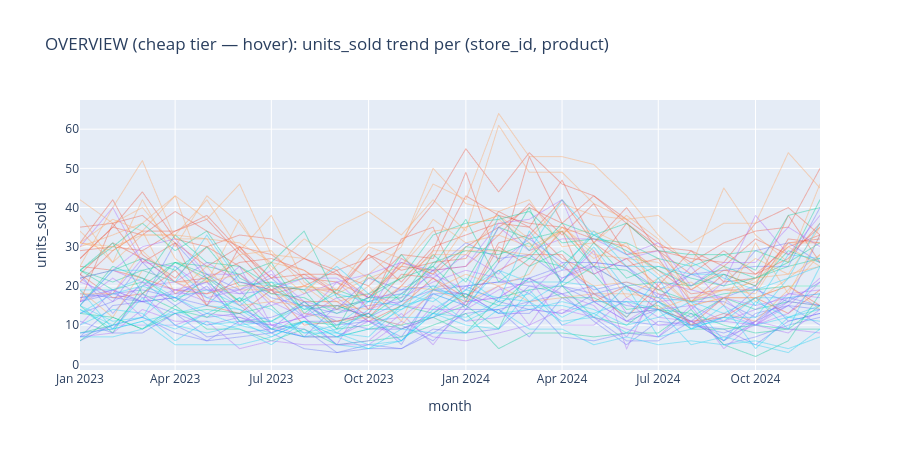

Notebook code cell kept with this figure:
### Code cell
# --- Part B: drill-down with context preserved ---
# TODO 1: overview line chart, one line per (store_id, product)
overview_line = px.line(
    sales_df.sort_values("month"), x="month", y="units_sold",
    color="store_id", line_group="product",
    hover_data=["store_id", "product"],
    title="OVERVIEW (cheap tier — hover): units_sold trend per (store_id, product)"
)
overview_line.update_traces(line=dict(width=1), opacity=0.4)
overview_line.update_layout(height=450, showlegend=False)
overview_line.show()

# TODO 2: focus (top anomaly) + context (product-wide average)
top_store, top_product = anomaly_ranking.index[0]

focus = sales_df[(sales_df.store_id == top_store) & (sales_df.product == top_product)] \
    .sort_values("month")
context = sales_df[sales_df["product"] == top_product].groupby("month").units_sold.mean()

fig, ax = plt.subplots(figsize=(8, 4.5))
ax.plot(context.index, context.values, color="gray", alpha=0.6,
        label=f"Context: avg '{top_product}' trend, all stores")
ax.plot(focus.month, focus.units_sold, color="crimson", marker="o",
        label=f"Focus: {top_store} / {top_product}")
ax.set_title(f"Focus + Context Drill-Down: {top_store} / {top_product} vs. product-wide average")
ax.set_xlabel("Month"); ax.set_ylabel("Units Sold")
ax.legend()
plt.tight_layout()
plt.show()
